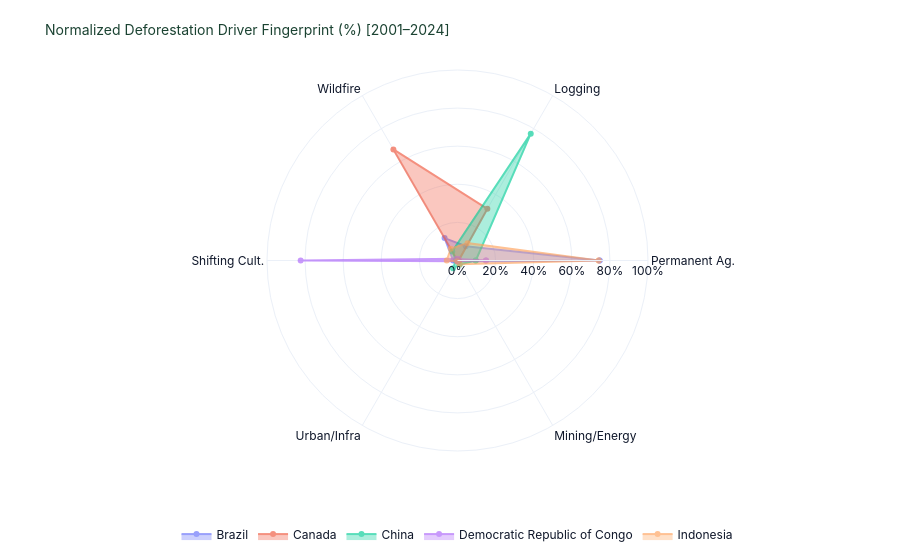

The cell this chart's notebook holds for it:
### Markdown cell above
### 5. Multi-Country Comparison: Driver Fingerprint Radar Chart
Comparing normalized driver distributions across key deforestation frontier and transition nations (Brazil, Indonesia, DRC, China, Canada).

### Code cell
compare_isos = ["BRA", "IDN", "COD", "CHN", "CAN"]
fig_radar = create_country_cause_radar(df_drivers, compare_isos, year_range=(2001, 2024))
fig_radar.show()

### Figure 1 — Plotly figure (JSON) as saved in the notebook; plotly's stock layout.template omitted (floating-point values rounded to 4 significant figures)
{"data": [{"fill": "toself", "hovertemplate": "<b>%{theta}</b>: %{r:.1f}%<extra>Brazil</extra>", "name": "Brazil", "opacity": 0.65, "r": [74.61, 8.695, 13.57, 2.236, 0.2758, 0.6123, 74.61], "theta": ["Permanent Ag.", "Logging", "Wildfire", "Shifting Cult.", "Urban/Infra", "Mining/Energy", "Permanent Ag."], "type": "scatterpolar"}, {"fill": "toself", "hovertemplate": "<b>%{theta}</b>: %{r:.1f}%<extra>Canada</extra>", "name": "Canada", "opacity": 0.65, "r": [0.6434, 31.34, 67.3, 0.0, 0.2558, 0.464, 0.6434], "theta": ["Permanent Ag.", "Logging", "Wildfire", "Shifting Cult.", "Urban/Infra", "Mining/Energy", "Permanent Ag."], "type": "scatterpolar"}, {"fill": "toself", "hovertemplate": "<b>%{theta}</b>: %{r:.1f}%<extra>China</extra>", "name": "China", "opacity": 0.65, "r": [9.595, 76.9, 5.497, 0.8929, 4.748, 2.367, 9.595], "theta": ["Permanent Ag.", "Logging", "Wildfire", "Shifting Cult.", "Urban/Infra", "Mining/Energy", "Permanent Ag."], "type": "scatterpolar"}, {"fill": "toself", "hovertemplate": "<b>%{theta}</b>: %{r:.1f}%<extra>Democratic Republic of Congo</extra>", "name": "Democratic Republic of Congo", "opacity": 0.65, "r": [14.96, 0.9272, 1.056, 82.33, 0.4071, 0.3171, 14.96], "theta": ["Permanent Ag.", "Logging", "Wildfire", "Shifting Cult.", "Urban/Infra", "Mining/Energy", "Permanent Ag."], "type": "scatterpolar"}, {"fill": "toself", "hovertemplate": "<b>%{theta}</b>: %{r:.1f}%<extra>Indonesia</extra>", "name": "Indonesia", "opacity": 0.65, "r": [74.06, 10.52, 7.116, 5.649, 0.3855, 2.264, 74.06], "theta": ["Permanent Ag.", "Logging", "Wildfire", "Shifting Cult.", "Urban/Infra", "Mining/Energy", "Permanent Ag."], "type": "scatterpolar"}], "layout": {"font": {"color": "#0f172a", "family": "Inter, Segoe UI, Arial, sans-serif", "size": 12}, "hoverlabel": {"bgcolor": "#0f172a", "bordercolor": "#1b4332", "font": {"color": "#ffffff", "family": "Inter, Segoe UI, sans-serif", "size": 13}}, "legend": {"bgcolor": "rgba(255,255,255,0)", "font": {"color": "#0f172a", "size": 12}, "orientation": "h", "x": 0.5, "xanchor": "center", "y": -0.18, "yanchor": "top"}, "margin": {"b": 70, "l": 55, "r": 40, "t": 70}, "paper_bgcolor": "#ffffff", "plot_bgcolor": "#ffffff", "polar": {"radialaxis": {"range": [0, 100], "ticksuffix": "%", "visible": true}}, "title": {"font": {"color": "#1b4332", "size": 14}, "text": "Normalized Deforestation Driver Fingerprint (%) [2001–2024]"}, "xaxis": {"tickfont": {"color": "#334155", "size": 11}, "title": {"font": {"color": "#0f172a", "size": 12}}}, "yaxis": {"tickfont": {"color": "#334155", "size": 11}, "title": {"font": {"color": "#0f172a", "size": 12}}}}}
